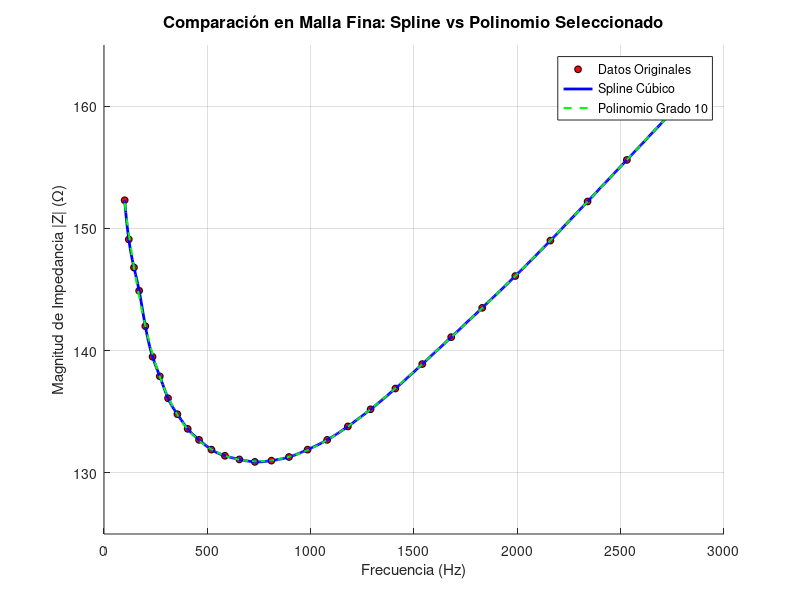

MATLAB code for this plot:
f = [100, 120, 145, 170, 200, 235, 270, 310, 355, 405, 460, 520, 585, 655, 730, 810, 895, 985, 1080, 1180, 1290, 1410, 1540, 1680, 1830, 1990, 2160, 2340, 2530, 2730];

Z = [152.3, 149.1, 146.8, 144.9, 142.0, 139.5, 137.9, 136.1, 134.8, 133.6, 132.7, 131.9, 131.4, 131.1, 130.9, 131.0, 131.3, 131.9, 132.7, 133.8, 135.2, 136.9, 138.9, 141.1, 143.5, 146.1, 149.0, 152.2, 155.6, 159.2];

% Malla densa de 500 puntos para trazos perfectos
f_fina = linspace(min(f), max(f), 500);

% Evaluamos el Spline Cúbico
Z_spline_fina = spline(f, Z, f_fina);

% Realizamos las pruebas con el Polinomio de Grado 10 Seleccionado
[p10, S10, mu10] = polyfit(f, Z, 10);
Z_poli_fina = polyval(p10, f_fina, S10, mu10);

% Gráfica Comparativa Duplicada
figure;
hold on;
plot(f, Z, 'ko', 'MarkerFaceColor', 'r', 'MarkerSize', 5, 'DisplayName', 'Datos Originales');
plot(f_fina, Z_spline_fina, 'b-', 'LineWidth', 2, 'DisplayName', 'Spline Cúbico');
plot(f_fina, Z_poli_fina, 'g--', 'LineWidth', 1.5, 'DisplayName', 'Polinomio Grado 10');

title('Comparación en Malla Fina: Spline vs Polinomio Seleccionado', 'FontSize', 12);
xlabel('Frecuencia (Hz)');
ylabel('Magnitud de Impedancia |Z| (\Omega)');
ylim([125 165]); % Encuadre óptimo de la escala
grid on;
legend('Location', 'best');
hold off;
